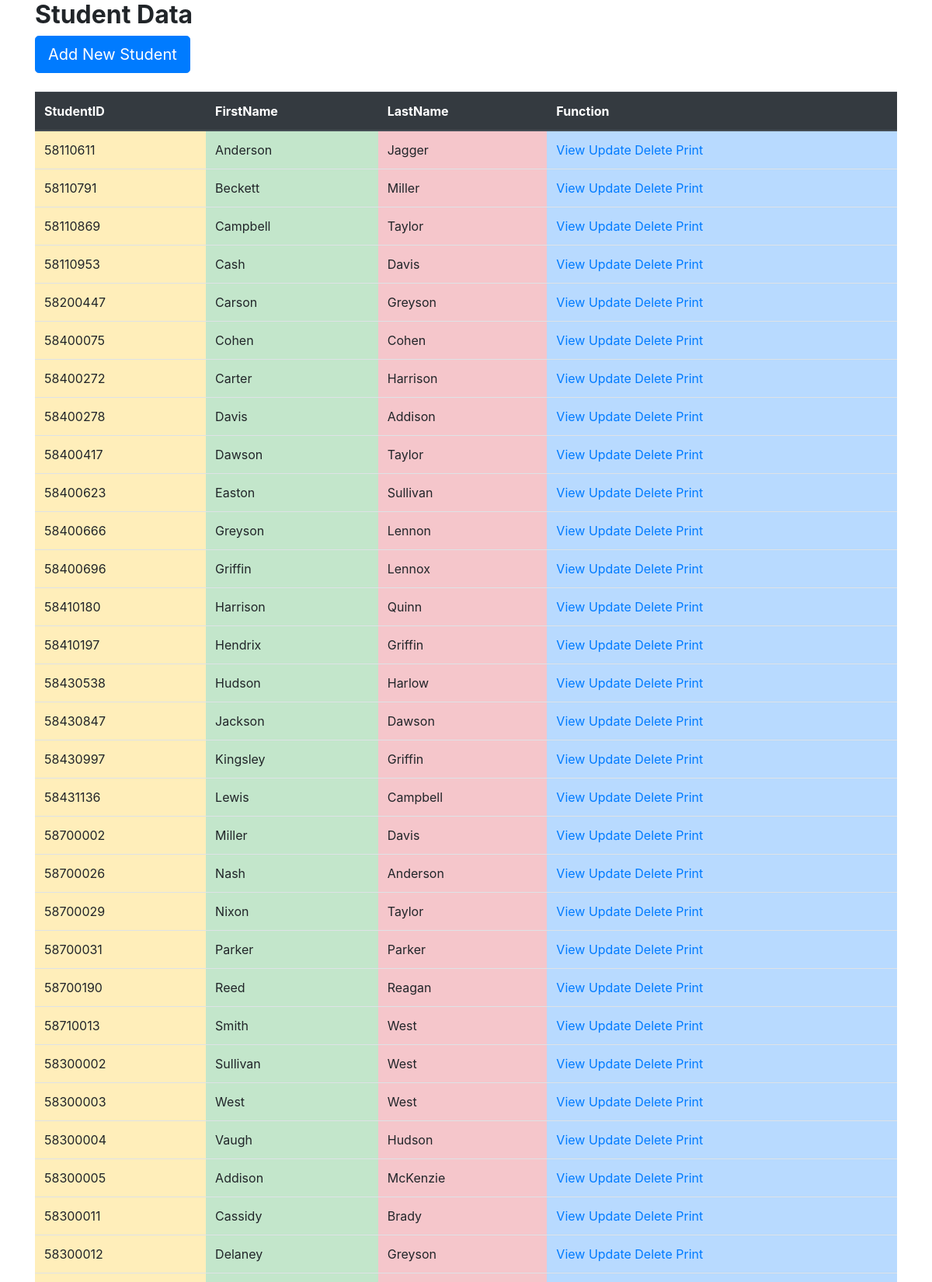
Page /Information.php (upper part) on the committed database.
### tables this page shows
CREATE TABLE `student_api` (
  `StudentID` int(8) DEFAULT NULL,
  `Prefix` varchar(4) DEFAULT NULL,
  `FirstName` varchar(8) DEFAULT NULL,
  `LastName` varchar(8) DEFAULT NULL,
  `GPAX` decimal(3,2) DEFAULT NULL,
  `School` varchar(32) DEFAULT NULL,
  `Program` varchar(20) DEFAULT NULL,
  `Advisor` varchar(17) DEFAULT NULL,
  `Dean` varchar(15) DEFAULT NULL,
  `Status` varchar(10) DEFAULT NULL
);

### Information.php (the view, shortened to what this page needs)
<!DOCTYPE html>
<html>
<head>
    <link rel="stylesheet" href="https://cdn.jsdelivr.net/npm/bootstrap@4.5.3/dist/css/bootstrap.min.css">
</head>
<body>
<?php
require_once "dbconnect.php";
$sql = "SELECT StudentID, FirstName, LastName FROM student_api";
$result = mysqli_query($conn,$sql);
?>
<div class="container">
<div class = "page-header">
<h2 class="font-weight-bold">Student Data</h2>
</div>
<div class="float-left">
<a href="input_insert_st.php" class="btn btn-primary btn-lg" role="button">
Add New Student</a>
</div><br><br><br>
<table class="table table-striped">
<thead class="thead-dark">
<tr class="table-active">
<th>StudentID</th>
<th>FirstName</th>
<th>LastName</th>
<th>Function</th>
</tr>
<?php
if (mysqli_num_rows($result) > 0) {
while($row = mysqli_fetch_assoc($result)) {
$st_id = $row["StudentID"];
$st_name = $row["FirstName"];
$st_lname = $row["LastName"];
?>
<tr  class="bg-success">
<td class="table-warning"><?= $st_id ?></td>
<td class="table-success"><?= $st_name ?></td>
<td class="table-danger"><?= $st_lname ?></td>
<td class="table-primary">
<a href="view_st.php?did=<?= $st_id ?>" >View</a>
<a href="input_update_st.php?did=<?= $st_id ?>" >Update</a>
<a href="delete_st.php?did=<?= $st_id ?>" onClick="return confirm ('Delete this Student?')">Delete</a>
<a href="index.php?did=<?= $st_id ?>" >Print</a>
</td>
</tr>
<?php
}
} else {
echo "0 results";
}
?>
</table>
</body>
</html>

### rows in the picture
student_api: StudentID "58110611", FirstName "Anderson", LastName "Jagger"
student_api: StudentID "58110791", FirstName "Beckett", LastName "Miller"
student_api: StudentID "58110869", FirstName "Campbell", LastName "Taylor"
student_api: StudentID "58110953", FirstName "Cash", LastName "Davis"
student_api: StudentID "58200447", FirstName "Carson", LastName "Greyson"
student_api: StudentID "58400075", FirstName "Cohen", LastName "Cohen"
student_api: StudentID "58400272", FirstName "Carter", LastName "Harrison"
student_api: StudentID "58400278", FirstName "Davis", LastName "Addison"
student_api: StudentID "58400417", FirstName "Dawson", LastName "Taylor"
student_api: StudentID "58400623", FirstName "Easton", LastName "Sullivan"
student_api: StudentID "58400666", FirstName "Greyson", LastName "Lennon"
student_api: StudentID "58400696", FirstName "Griffin", LastName "Lennox"
student_api: StudentID "58410180", FirstName "Harrison", LastName "Quinn"
student_api: StudentID "58410197", FirstName "Hendrix", LastName "Griffin"
student_api: StudentID "58430538", FirstName "Hudson", LastName "Harlow"
student_api: StudentID "58430847", FirstName "Jackson", LastName "Dawson"
student_api: StudentID "58430997", FirstName "Kingsley", LastName "Griffin"
student_api: StudentID "58431136", FirstName "Lewis", LastName "Campbell"
student_api: StudentID "58700002", FirstName "Miller", LastName "Davis"
student_api: StudentID "58700026", FirstName "Nash", LastName "Anderson"
student_api: StudentID "58700029", FirstName "Nixon", LastName "Taylor"
student_api: StudentID "58700031", FirstName "Parker", LastName "Parker"
student_api: StudentID "58700190", FirstName "Reed", LastName "Reagan"
student_api: StudentID "58710013", FirstName "Smith", LastName "West"
student_api: StudentID "58300002", FirstName "Sullivan", LastName "West"
student_api: StudentID "58300003", FirstName "West", LastName "West"
student_api: StudentID "58300004", FirstName "Vaugh", LastName "Hudson"
student_api: StudentID "58300005", FirstName "Addison", LastName "McKenzie"
student_api: StudentID "58300011", FirstName "Cassidy", LastName "Brady"
student_api: StudentID "58300012", FirstName "Delaney", LastName "Greyson"
